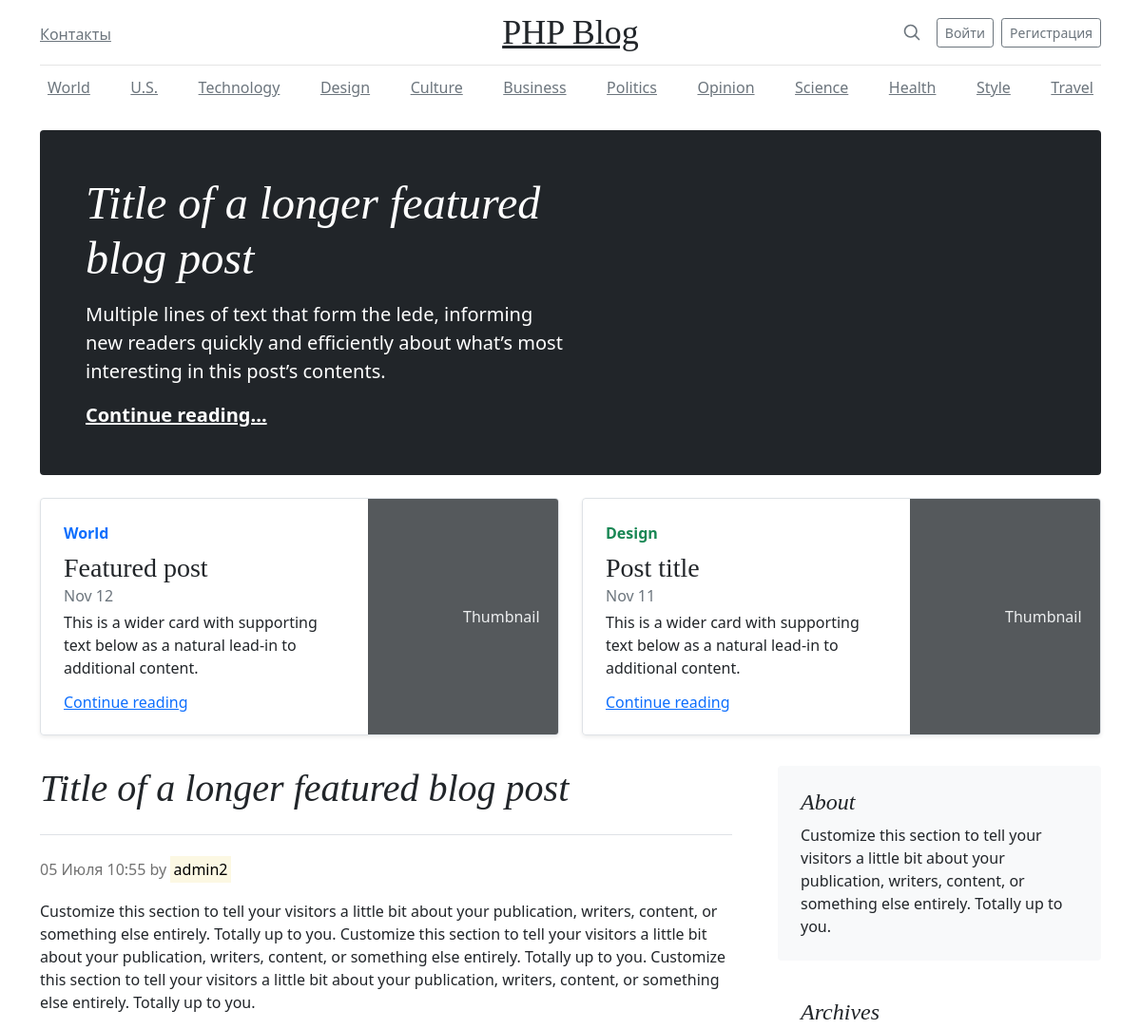
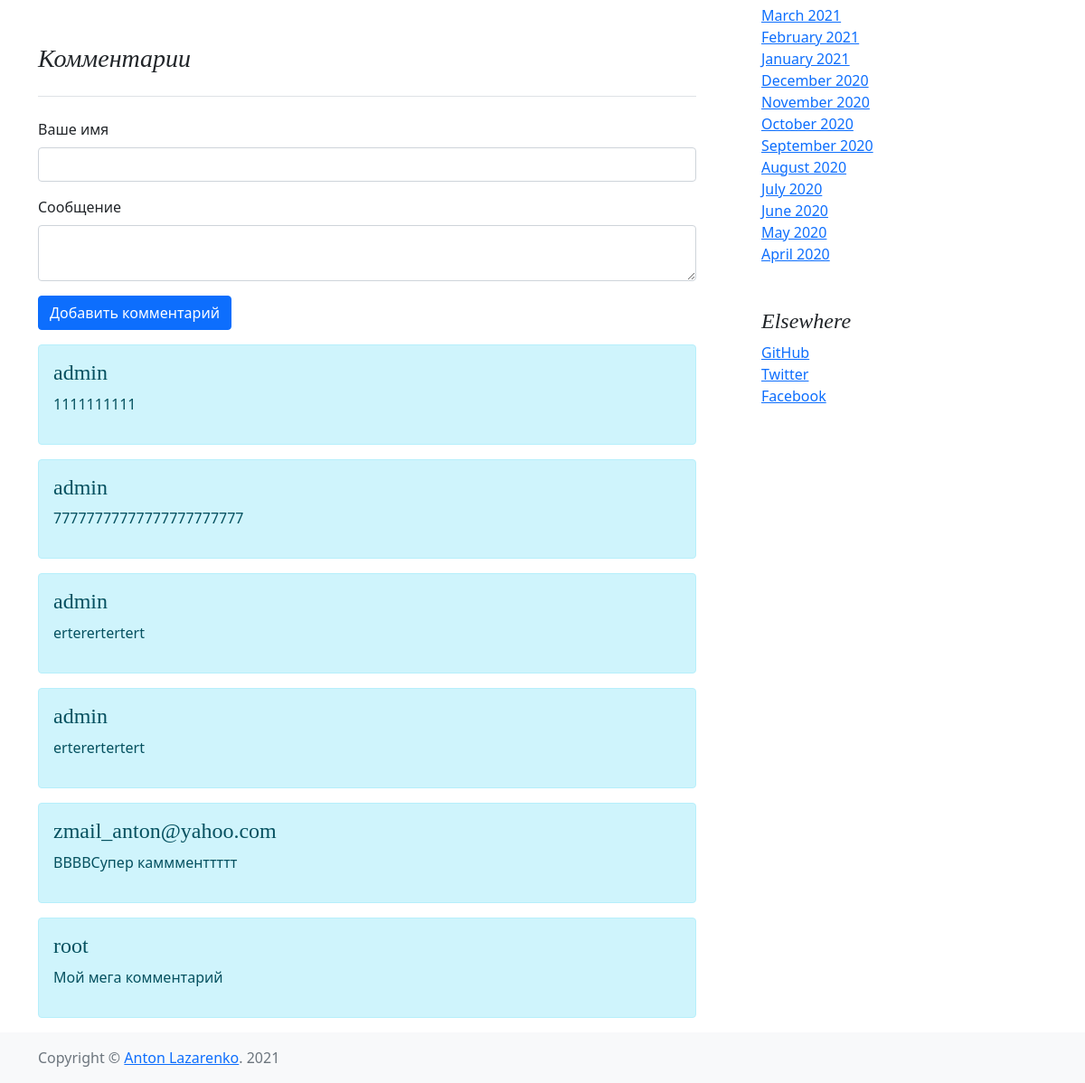
Screenshot of /news.php?id=3 with the database file from the repository (2 pictures, top to bottom).
### tables this page shows
CREATE TABLE `articles` (
  `id` int UNSIGNED NOT NULL,
  `title` varchar(255) NOT NULL,
  `intro` text NOT NULL,
  `text` text NOT NULL,
  `date` int UNSIGNED NOT NULL,
  `avtor` varchar(20) NOT NULL
);

CREATE TABLE `comments` (
  `id` int UNSIGNED NOT NULL,
  `name` varchar(25) NOT NULL,
  `mess` text NOT NULL,
  `article_id` int UNSIGNED NOT NULL
);

### news.php (the view, shortened to what this page needs)
<?php
require_once 'bd.php';
$sql = 'SELECT * FROM `articles` WHERE `id` = :id';
$id = $_GET['id'];
$query = $pdo->prepare($sql);
$query->execute(['id' => $id]);
$article = $query->fetch(PDO::FETCH_OBJ);
require 'template/title.php';
?>
<body class="d-flex flex-column h-100">
    <?php require 'template/header.php' ?>
    <main class="container mt-3">
    <div class="p-4 p-md-5 mb-4 text-white rounded bg-dark">
        <div class="col-md-6 px-0">
        <h1 class="display-4 fst-italic">Title of a longer featured blog post</h1>
        <p class="lead my-3">Multiple lines of text that form the lede, informing new readers quickly and efficiently about what’s most interesting in this post’s contents.</p>
        <p class="lead mb-0"><a href="#" class="text-white fw-bold">Continue reading...</a></p>
        </div>
    </div>
    <div class="row mb-2">
        <div class="col-md-6">
        <div class="row g-0 border rounded overflow-hidden flex-md-row mb-4 shadow-sm h-md-250 position-relative">
            <div class="col p-4 d-flex flex-column position-static">
            <strong class="d-inline-block mb-2 text-primary">World</strong>
            <h3 class="mb-0">Featured post</h3>
            <div class="mb-1 text-muted">Nov 12</div>
            <p class="card-text mb-auto">This is a wider card with supporting text below as a natural lead-in to additional content.</p>
            <a href="#" class="stretched-link">Continue reading</a>
            </div>
            <div class="col-auto d-none d-lg-block">
            <svg class="bd-placeholder-img" width="200" height="250" xmlns="http://www.w3.org/2000/svg" role="img" aria-label="Placeholder: Thumbnail" preserveAspectRatio="xMidYMid slice" focusable="false"><title>Placeholder</title><rect width="100%" height="100%" fill="#55595c"></rect><text x="50%" y="50%" fill="#eceeef" dy=".3em">Thumbnail</text></svg>
            </div>
        </div>
        </div>
        <div class="col-md-6">
        <div class="row g-0 border rounded overflow-hidden flex-md-row mb-4 shadow-sm h-md-250 position-relative">
            <div class="col p-4 d-flex flex-column position-static">
            <strong class="d-inline-block mb-2 text-success">Design</strong>
            <h3 class="mb-0">Post title</h3>
            <div class="mb-1 text-muted">Nov 11</div>
            <p class="mb-auto">This is a wider card with supporting text below as a natural lead-in to additional content.</p>
            <a href="#" class="stretched-link">Continue reading</a>
            </div>
            <div class="col-auto d-none d-lg-block">
            <svg class="bd-placeholder-img" width="200" height="250" xmlns="http://www.w3.org/2000/svg" role="img" aria-label="Placeholder: Thumbnail" preserveAspectRatio="xMidYMid slice" focusable="false"><title>Placeholder</title><rect width="100%" height="100%" fill="#55595c"></rect><text x="50%" y="50%" fill="#eceeef" dy=".3em">Thumbnail</text></svg>
            </div>
        </div>
        </div>
    </div>
    <div class="row g-5">
        <div class="col-md-8">
            <div class="jumbotron">
                <h1 class="pb-4 mb-4 fst-italic border-bottom">
                    <?php
                        echo $article->title;
                    ?>
                </h1>
            </div>
        <article class="blog-post">
            <p class="blog-post-meta"><?php
            $date = date('d ', $article->date);
            $array = ["Января", "Февраля", "Марта", "Апреля", "Мая", "Июня", "Июля", "Августа", "Сентября", "Октября", "Ноября", "Декабря"];
            $date .= $array[date('n', $article->date) - 1];
            $date .= date(' H:i', $article->date);
            echo $date; ?> by <mark><?php echo $article->avtor; ?></mark></p>
            <?php  echo $article->text; ?>
        </article>
        <h3 class="pb-4 mb-4 fst-italic border-bottom">Комментарии</h3>
            <form action="news.php?id=<?php echo $_GET['id'];?>" method="post">
                <div class="mb-3">
                    <label for="username" class="form-label">Ваше имя</label>
                    <input type="text" name="username" id="username" class="form-control" value="<?php echo $_COOKIE['login'] ?>">
                </div>
                <div class="mb-3">
                    <label for="mess" class="form-label">Сообщение</label>
                    <textarea name="mess" id="mess" class="form-control"></textarea>
                </div>
                <div class="mb-3">
                    <button type="submit" id="mess_send" class="btn btn-primary">Добавить комментарий</button>
                </div>
            </form>
            <?php
                $sql = 'SELECT * FROM `comments` WHERE `article_id` = :id ORDER BY `id` DESC';
                $query = $pdo->prepare($sql);
                $query->execute(['id' => $_GET['id']]);
                $comments = $query->fetchAll(PDO::FETCH_OBJ);
                foreach ($comments as $comment) {
                    echo "<div class='alert alert-info'>
                        <h4>$comment->name</h4>
                        <p>$comment->mess</p>
                    </div>";
                }
            ?>
        </div>
        <?php require 'template/aside.php' ?>
        </div>
    </div>
    </main>
    <?php require 'template/footer.php' ?>
</body>
</html>

### css/blog.css (style rules this page uses)
h1, h2, h3, h4, h5, h6 { font-family: "Playfair Display", Georgia, "Times New Roman", serif; }
.display-4 { font-size: 2.5rem; }
@media (min-width: 768px) { .display-4 { font-size: 3rem; } }
@media (min-width: 768px) { .h-md-250 { height: 250px; } }
.blog-post { margin-bottom: 4rem; }
.blog-post-meta { margin-bottom: 1.25rem; color: #727272; }

### rows the page displays
articles: title "Title of a longer featured blog post", date "05 Июля 10:55", avtor "admin2", text "Customize this section to tell your visitors a little bit about your publication, writers, content, or something else entirely. Totally up to you. Customize this section to tell your visitors a little bit about your publication, writers, content, or something else entirely. Totally up to you. Customize this section to tell your visitors a little bit about your publication, writers, content, or something else entirely. Totally up to you."
comments: name "admin", mess "1111111111"
comments: name "admin", mess "77777777777777777777777"
comments: name "admin", mess "erterertertert"
comments: name "admin", mess "erterertertert"
comments: name "zmail_anton@yahoo.com", mess "ВВВВСупер каммменттттт"
comments: name "root", mess "Мой мега комментарий"
